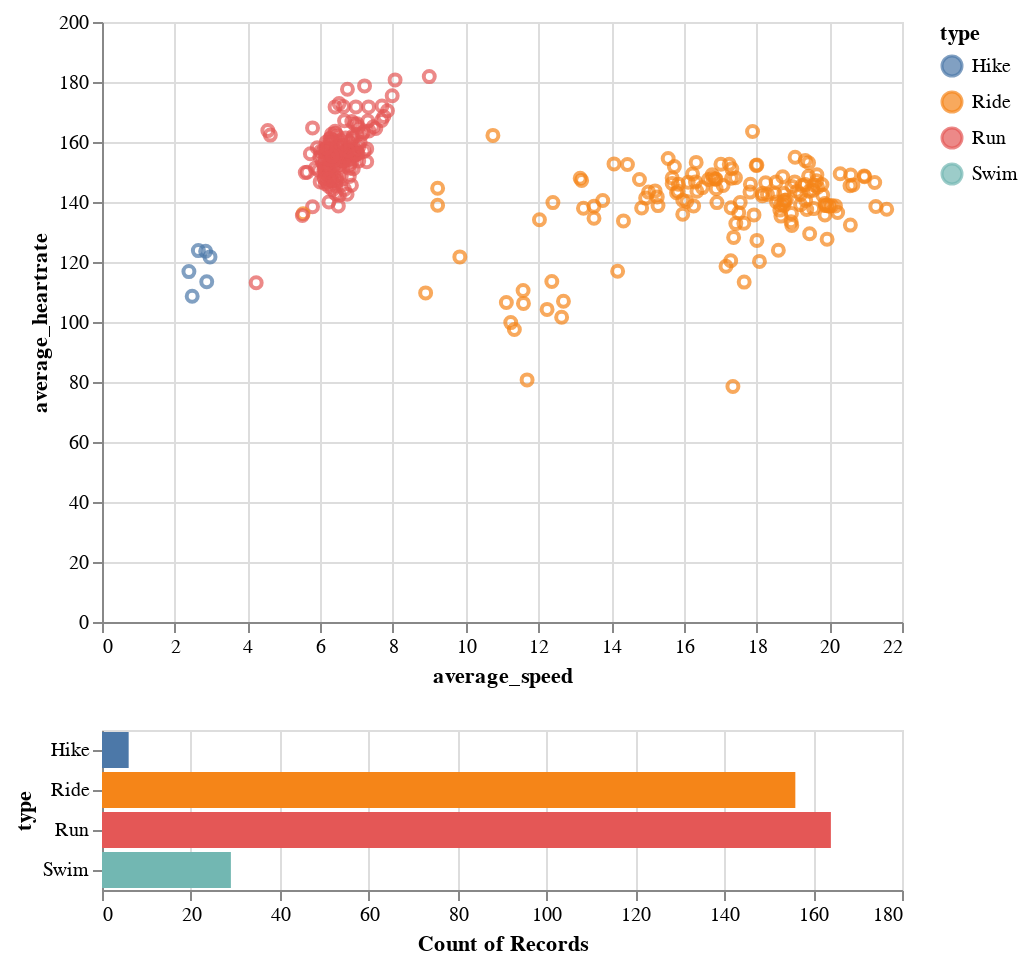

The cell this chart's notebook holds for it:
### Markdown cell above
# Average heartrate and speed (mph)

### Code cell
brush = alt.selection_interval()

points = alt.Chart(df).mark_point().encode(
    x='average_speed:Q',
    y='average_heartrate:Q',
    color=alt.condition(brush, 'type:N', alt.value('lightgray'))
).add_selection(
    brush
)

bars = alt.Chart(df).mark_bar().encode(
    y='type:N',
    color='type:N',
    x='count(type):Q'
).transform_filter(
    brush
)

points & bars

### Figure 1 — Vega-Lite specification as saved in the notebook (floating-point values rounded to 4 significant figures; data arrays with more than 128 entries replaced by an {"elided": "..."} marker saying what was removed)
{"config": {"view": {"continuousWidth": 400, "continuousHeight": 300}}, "vconcat": [{"mark": "point", "encoding": {"color": {"condition": {"type": "nominal", "field": "type", "selection": "selector001"}, "value": "lightgray"}, "x": {"type": "quantitative", "field": "average_speed"}, "y": {"type": "quantitative", "field": "average_heartrate"}}, "selection": {"selector001": {"type": "interval"}}}, {"mark": "bar", "encoding": {"color": {"type": "nominal", "field": "type"}, "x": {"type": "quantitative", "aggregate": "count", "field": "type"}, "y": {"type": "nominal", "field": "type"}}, "transform": [{"filter": {"selection": "selector001"}}]}], "data": {"name": "data-feb000db323d37b533775dfc4863ea15"}, "$schema": "https://vega.github.io/schema/vega-lite/v4.8.1.json", "datasets": {"data-feb000db323d37b533775dfc4863ea15": {"elided": "355 records"}}}
